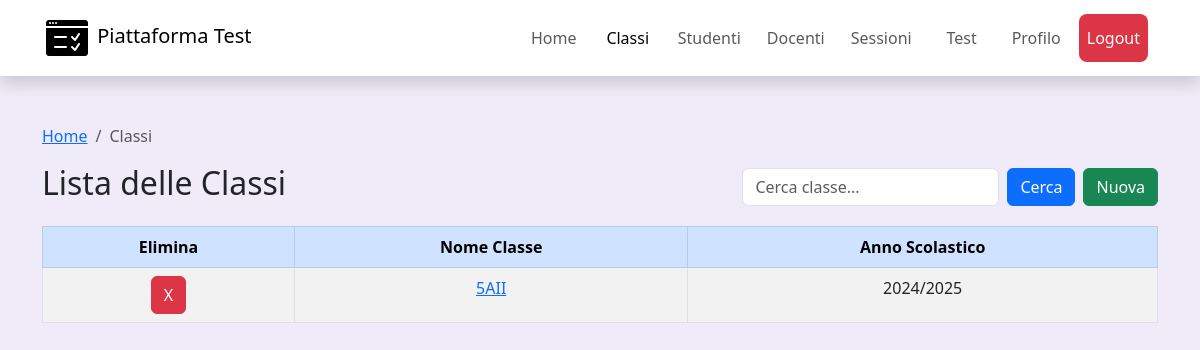
Page /frontend/views/classi.php (signed in) on the committed database.
### tables this page shows
CREATE TABLE `classe` (
  `id` int(11) NOT NULL,
  `nome` varchar(25) NOT NULL,
  `anno_scolastico` varchar(9) NOT NULL
);

### frontend/views/classi.php (the view, shortened to what this page needs)
<?php
require("./../../backend/Include/db_connect.php");
$filter = isset($_GET['filter']) ? trim($_GET['filter']) : '';
$SQL_query = "SELECT
                nome, anno_scolastico, id
            FROM
                classe";
$stmt = $conn->prepare($SQL_query);
$stmt->execute();
$result = $stmt->get_result();
?>
<!DOCTYPE html>
<html lang="en">
<head>
    <link href="https://cdn.jsdelivr.net/npm/bootstrap@5.3.0/dist/css/bootstrap.min.css" rel="stylesheet">
</head>
<body style="background-color: rgb(240, 235, 248);">
    <?php include("components/navbar.php") ?>
    <div class="container mt-5">
        <div>
            <nav aria-label="breadcrumb">
                <ol class="breadcrumb">
                    <li class="breadcrumb-item"><a href="index.php">Home</a></li>
                    <li class="breadcrumb-item active">Classi</li>
                </ol>
            </nav>
        </div>
        <div class="d-flex justify-content-between align-items-center mb-3">
            <h2>Lista delle Classi</h2>
            <form method="GET" class="d-flex">
                <input type="text" name="filter" class="form-control me-2" placeholder="Cerca classe..."
                    value="<?php echo htmlspecialchars($filter); ?>">
                <button type="submit" class="btn btn-primary me-2">Cerca</button>
                <button type="button" class="btn btn-success" data-bs-toggle="modal" data-bs-target="#nuovaClasse">Nuova</button>
            </form>
        </div>
        <table class="table table-bordered table-striped">
        <form action="classi.php" method="post">
            <thead class="table-primary">
                <tr>
                    <th>Elimina</th>
                    <th>Nome Classe</th>
                    <th>Anno Scolastico</th>
                </tr>
            </thead>
            <tbody>
                <?php
                if ($result && $result->num_rows > 0) {
                    while ($row = $result->fetch_assoc()) {
                        echo "<tr>";
                        echo "<td> <button type=\"submit\" value=\"" . $row['id'] . "\" name=\"elimina\" class=\"btn btn-danger\">X</button></td>";
                        echo "<td> <a href=\" ./visualizza_classe.php?id=".$row['id']."\">" . htmlspecialchars($row['nome']) . "</a></td>";
                        echo "<td>" . htmlspecialchars($row['anno_scolastico']) . "</td>";
                        echo "</tr>";
                    }
                } else {
                    echo "<tr><td colspan='3' class='text-center'>Nessuna classe trovata</td></tr>";
                }
                ?>
            </tbody>
            </form>
        </table>
    </div>
</body>
</html>

### frontend/views/classi.php (style rules this page uses)
tr { text-align: center; }

### frontend/views/components/navbar.php (style rules this page uses)
.active { color: #fff; }

### rows in the picture
classe: $row['id'] 9 (drawn), nome "5AII", anno_scolastico "2024/2025"
